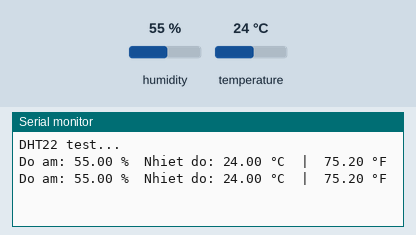
Simulated run of this sketch. Board: Arduino Uno, built with avr-gcc and run on an emulated ATmega328P. On the bench: the last lines printed to the serial monitor. The inputs (shaded band) are chosen by the test bench; at power-on: humidity 55 %, temperature 24 °C.

Above: at 4.8 s.
4.9 s: humidity set to 22 %
At 6.4 s:
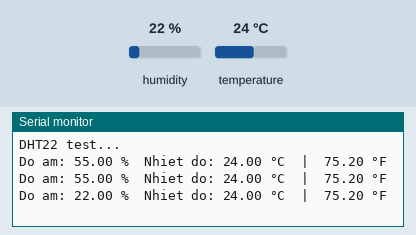
7.9 s: temperature set to 12 °C
At 9.3 s:
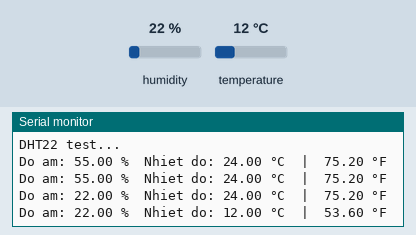
10.9 s: humidity set to 40 %
At 12.9 s:
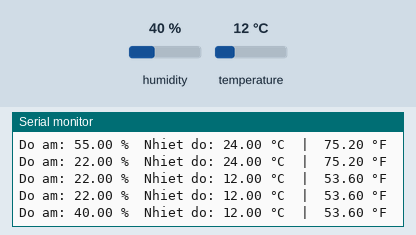
Timing chart, 0 to 14.4 s (numbered marks = the images above; inputs shaded):
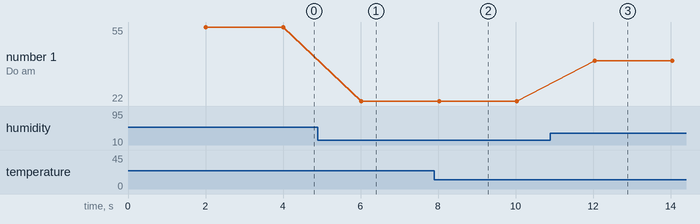

The sketch:

module_DHT22.ino
```cpp
#include "DHT.h"

#define DHTPIN 2        // Chân DATA nối vào D2
#define DHTTYPE DHT22   // Chọn loại cảm biến

DHT dht(DHTPIN, DHTTYPE);

void setup() {
  Serial.begin(115200);
  Serial.println("DHT22 test...");
  dht.begin();
}

void loop() {
  delay(2000);  // DHT22 đọc mỗi 2 giây

  float humidity = dht.readHumidity();
  float temperature = dht.readTemperature();      // °C
  float temperatureF = dht.readTemperature(true); // °F

  if (isnan(humidity) || isnan(temperature)) {
    Serial.println("Loi doc cam bien!");
    return;
  }

  Serial.print("Do am: ");
  Serial.print(humidity);
  Serial.print(" %\t");

  Serial.print("Nhiet do: ");
  Serial.print(temperature);
  Serial.print(" °C  |  ");
  Serial.print(temperatureF);
  Serial.println(" °F");
}
```

Measured:
- after the input at 4.9 s, the serial monitor: prints a new line after 1.1 s (image 1)
- after the input at 7.9 s, the serial monitor: prints a new line after 0.13 s (image 2)
- after the input at 10.9 s, the serial monitor: prints a new line after 1.1 s (image 3)
- plotted number 1: 55 → 22 after the input at 4.9 s, 22 → 40 after the input at 10.9 s
